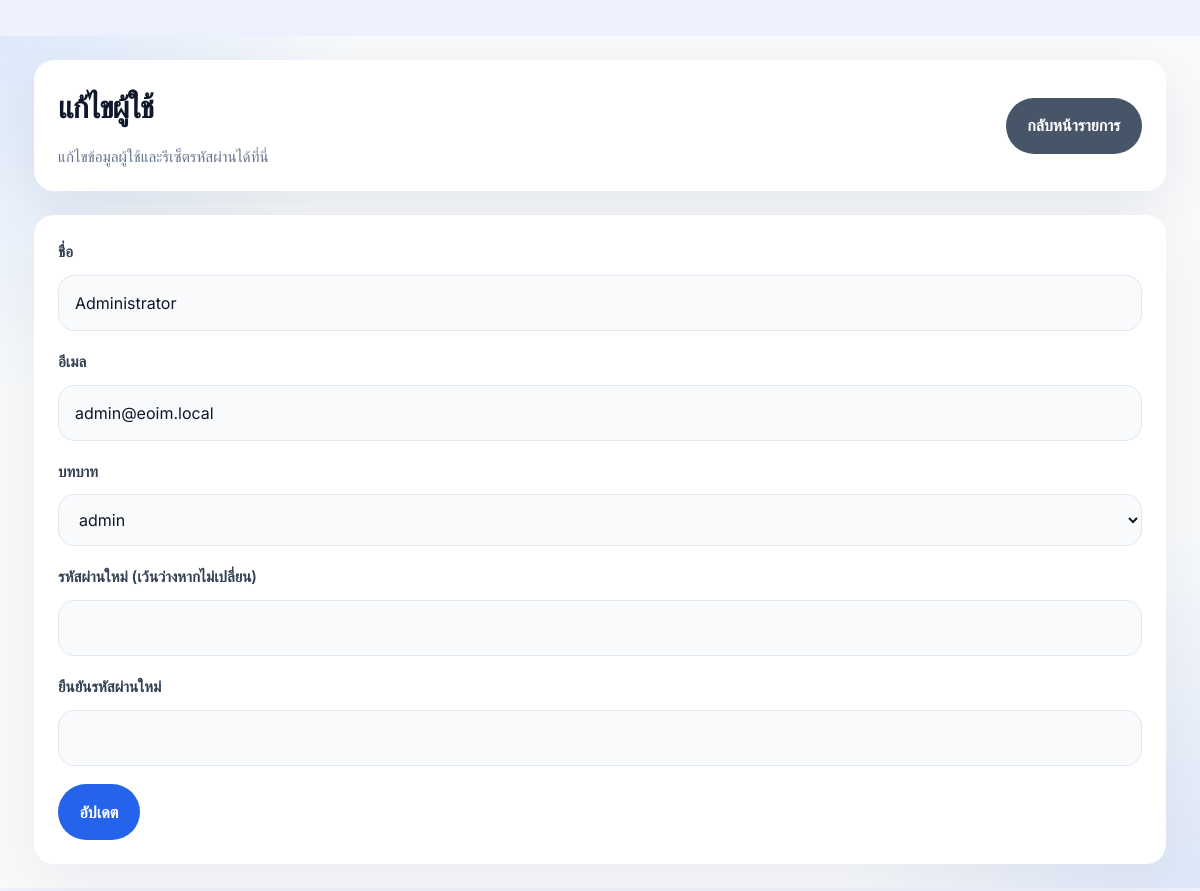
/users/edit?id=1 (signed in), run on the app's committed database.
### tables this page shows
CREATE TABLE `users` (
  `id` int(10) UNSIGNED NOT NULL,
  `name` varchar(150) NOT NULL,
  `email` varchar(150) NOT NULL,
  `password` varchar(255) NOT NULL,
  `role` enum('admin','staff','viewer') NOT NULL DEFAULT 'viewer',
  `created_at` timestamp NULL DEFAULT current_timestamp(),
  `updated_at` timestamp NULL DEFAULT current_timestamp() ON UPDATE current_timestamp()
);

### app/core/Controller.php (called while the page is built, shortened)
<?php
class Controller
{
    protected function view(string $view, array $data = []): void
    {
        extract($data);
        $viewPath = __DIR__ . '/../views/' . $view . '.php';
        require $viewPath;
    }
}

### app/controllers/UserController.php (called while the page is built, shortened)
<?php
class UserController extends Controller
{
    private UserRepository $users;
    public function __construct()
    {
        $this->users = new UserRepository();
    }
    public function edit(): void
    {
        $id = (int)($_GET['id'] ?? 0);
        $editUser = $this->users->findById($id);
        $this->view('users/edit', [
            'title' => 'แก้ไขผู้ใช้',
            'user' => auth_user(),
            'editUser' => $editUser,
        ]);
    }
}

### app/core/App.php (called while the page is built, shortened)
<?php
class App
{
    protected Router $router;
    public function __construct()
    {
        $this->router = new Router();
    }
    public function run(): void
    {
        $uri = parse_url($_SERVER['REQUEST_URI'], PHP_URL_PATH);
        $method = $_SERVER['REQUEST_METHOD'];
        $uri = $uri ?: '/';
        $this->router->dispatch($method, $uri);
    }
}

### public/index.php (called while the page is built, shortened)
<?php
require_once __DIR__ . '/../app/helpers/url.php';
$app = new App();
$app->run();

### app/helpers/url.php (called while the page is built, shortened)
<?php
if (!function_exists('base_path_url')) {
    function base_path_url(string $path = ''): string
    {
        $scriptName = str_replace('\\', '/', dirname($_SERVER['SCRIPT_NAME']));
        $base = rtrim($scriptName, '/');
        $path = ltrim($path, '/');
        return $base . ($path ? '/' . $path : '');
    }
}

### config/database.php (called while the page is built)
<?php
return [
    'host' => $_ENV['DB_HOST'] ?? '127.0.0.1',
    'port' => $_ENV['DB_PORT'] ?? '3306',
    'dbname' => $_ENV['DB_NAME'] ?? 'eoim_db',
    'username' => $_ENV['DB_USER'] ?? 'root',
    'password' => $_ENV['DB_PASS'] ?? '',
    'charset' => 'utf8mb4'
];

### app/core/Database.php (called while the page is built, shortened)
<?php
class Database
{
    private static ?PDO $connection = null;
    public static function connect(): PDO
    {
        if (self::$connection === null) {
            $config = require __DIR__ . '/../../config/database.php';
            $dsn = "mysql:host={$config['host']};port={$config['port']};dbname={$config['dbname']};charset={$config['charset']}";
            try {
                self::$connection = new PDO(
                    $dsn,
                    $config['username'],
                    $config['password'],
                    [
                        PDO::ATTR_ERRMODE => PDO::ERRMODE_EXCEPTION,
                        PDO::ATTR_DEFAULT_FETCH_MODE => PDO::FETCH_ASSOC,
                    ]
                );
            } catch (PDOException $e) {
                die('Database connection failed: ' . $e->getMessage());
            }
        }
        return self::$connection;
    }
}

### app/repositories/UserRepository.php (called while the page is built, shortened)
<?php
class UserRepository
{
    private PDO $db;
    public function __construct()
    {
        $this->db = Database::connect();
    }
    public function findById(int $id): array|false
    {
        $stmt = $this->db->prepare("SELECT * FROM users WHERE id = :id LIMIT 1");
        $stmt->execute(['id' => $id]);
        return $stmt->fetch();
    }
}

### app/views/users/edit.php (the view, shortened to what this page needs)
<!DOCTYPE html>
<html lang="th">
<head>
    <link rel="stylesheet" href="<?= htmlspecialchars(base_path_url('/assets/css/style.css')) ?>">
</head>
<body>
    <div class="container">
        <div class="page-header">
            <div>
                <h1 class="page-title"><?= htmlspecialchars($title) ?></h1>
                <p class="page-subtitle">แก้ไขข้อมูลผู้ใช้และรีเซ็ตรหัสผ่านได้ที่นี่</p>
            </div>
            <div class="main-actions">
                <a href="<?= htmlspecialchars(base_path_url('/users')) ?>" class="button secondary">กลับหน้ารายการ</a>
            </div>
        </div>
        <div class="card">
            <form method="POST" action="<?= htmlspecialchars(base_path_url('/users/update')) ?>">
                <div class="form-group">
                    <label>ชื่อ</label>
                    <input type="text" name="name" value="<?= htmlspecialchars($editUser['name']) ?>" required>
                </div>
                <div class="form-group">
                    <label>อีเมล</label>
                    <input type="email" name="email" value="<?= htmlspecialchars($editUser['email']) ?>" required>
                </div>
                <div class="form-group">
                    <label>บทบาท</label>
                    <select name="role">
                        <option value="admin" <?= $editUser['role'] === 'admin' ? 'selected' : '' ?>>admin</option>
                    </select>
                </div>
                <div class="form-group">
                    <label>รหัสผ่านใหม่ (เว้นว่างหากไม่เปลี่ยน)</label>
                    <input type="password" name="password">
                </div>
                <div class="form-group">
                    <label>ยืนยันรหัสผ่านใหม่</label>
                    <input type="password" name="confirm_password">
                </div>
                <button type="submit" class="button">อัปเดต</button>
            </form>
        </div>
    </div>
</body>
</html>

### public/assets/css/style.css (style rules this page uses)
:root { color-scheme: light; font-family: 'Inter', Arial, sans-serif; color: #0f172a; background: #eef2ff; --surface: #ffffff; --surface-muted: #f8fafc; --surface-soft: #f2f5f9; --border: #e2e8f0; --primary: #2563eb; --primary-strong: #1d4ed8; --secondary: #475569; --success: #16a34a; --warning: #f59e0b; --danger: #ef4444; --muted: #64748b; --text: #0f172a; }
* { box-sizing: border-box; }
html, body { margin: 0; min-height: 100%; font-family: inherit; background: radial-gradient(circle at top left, rgba(59, 130, 246, 0.14), transparent 24%), radial-gradient(circle at bottom right, rgba(37, 99, 235, 0.12), transparent 24%), var(--surface-muted); color: var(--text); }
body { line-height: 1.65; }
a { color: var(--primary); text-decoration: none; }
.container { max-width: 1180px; margin: 36px auto; padding: 24px; }
.page-header, .topbar { background: #ffffff; padding: 22px 24px; border-radius: 20px; box-shadow: 0 18px 60px rgba(15, 23, 42, 0.08); margin-bottom: 24px; }
.page-header { display: flex; flex-wrap: wrap; align-items: center; justify-content: space-between; gap: 18px; }
.page-title { margin: 0; font-size: clamp(1.9rem, 2.5vw, 2.6rem); letter-spacing: -0.04em; }
.page-subtitle { margin: 0.75rem 0 0; color: var(--muted); font-size: 0.95rem; }
.main-actions { display: flex; flex-wrap: wrap; gap: 12px; }
.button, .btn { display: inline-flex; align-items: center; justify-content: center; gap: 0.5rem; padding: 0.92rem 1.35rem; border-radius: 999px; border: none; cursor: pointer; font: inherit; font-weight: 600; transition: transform .2s ease, box-shadow .2s ease, background .2s ease; text-decoration: none; color: #ffffff; background: var(--primary); }
.button.secondary, .btn.secondary { background: var(--secondary); }
.card { background: var(--surface); border-radius: 20px; box-shadow: 0 24px 75px rgba(15, 23, 42, 0.06); padding: 24px; }
.form-group { margin-bottom: 18px; }
label { display: block; margin-bottom: 0.65rem; font-size: 0.95rem; font-weight: 600; color: #334155; }
input[type="text"], input[type="email"], input[type="password"], select, textarea { width: 100%; min-height: 48px; padding: 14px 16px; border-radius: 16px; border: 1px solid var(--border); background: #f8fafc; color: #0f172a; font: inherit; font-size: 1rem; }
button, input[type="submit"] { cursor: pointer; }
@media (prefers-reduced-motion: no-preference) { html { scroll-behavior: smooth; } }

### data on the page
users: name "Administrator", email "admin@eoim.local", role "admin"

### other printed values
$title "แก้ไขผู้ใช้"
